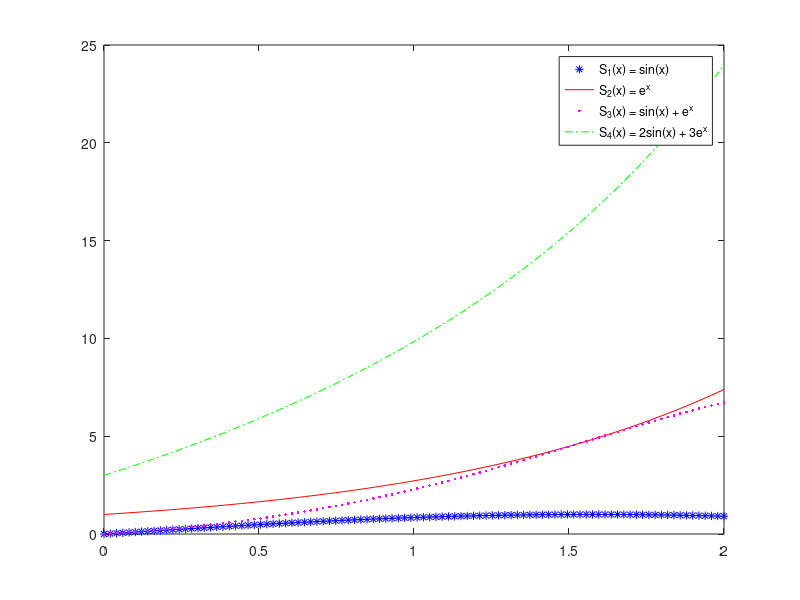

Reproduce this figure in MATLAB.
z = linspace(0,2);
x = linspace(0,2,21);
y1 = sin(x);
y2 = exp(x);
y3 = y1.*y2;
y4 = 2*y1 + 3*y2;
sval1 = spline(x,y1,z);
sval2 = spline(x,y2,z);
sval3 = spline(x,y3,z);
sval4 = spline(x,y4,z);
plot(z,sval1,'b*',z,sval2,'r-',z,sval3,'m.',z,sval4,'g-.');
hleg = legend('S_1(x) = sin(x)','S_2(x) = e^x','S_3(x) = sin(x) + e^x','S_4(x) = 2sin(x) + 3e^x');
set(hleg,'Location','Best');

